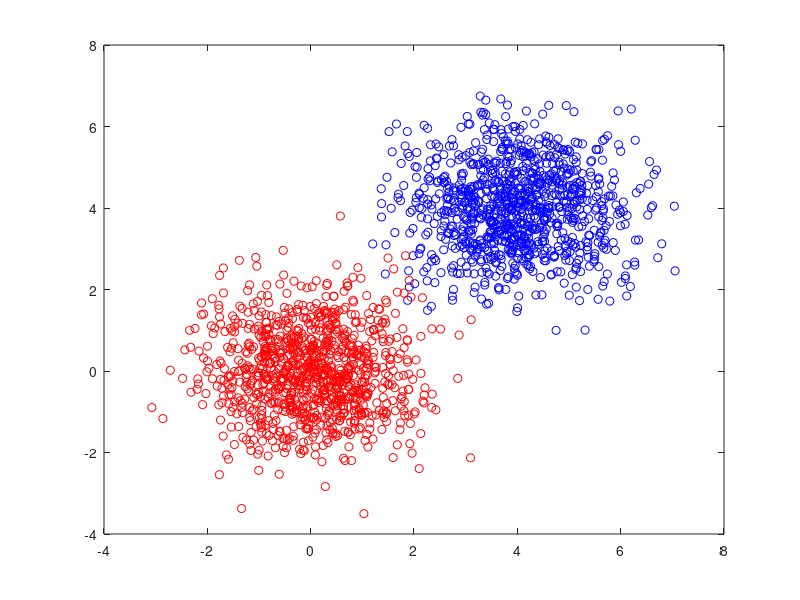

This chart was generated by the following MATLAB code: (Note: this script raises an error after producing the figure.)
%% Program to demonstrate perceptron learning rule
%
rng(50);                 % Seed random number generator for reproducibility
m1=1000;                 % number of samples in set 1
m2=m1;                	 % number of samples in set 2
m=m1+m2;				 % total number of samples
%
a=4;					 % Cluster 1 centered at position (4,4) 
b=0;					 % Cluster 2 centered at position (0,0) 
c1=repmat([a ; a], 1, m1);    % center of cluster 1 (4,4)
c2=repmat([b ; b], 1, m2);    % center of cluster 2 (0,0)
%
x1=c1+randn(2, m1);      % set 1 is a Gaussian cluster centered at c1
x2=c2+randn(2, m2);      % set 2 is a Gaussian cluster centered at c2

T1=ones(1, m1) ;         % Classes coded as 1 and 0
T2=zeros(1,m2);

T=cat(2,T1,T2);% Class labels
x=cat(2,x1,x2); % data points
%

fg =figure(1);
plot(x1(1,:), x1(2,:), 'ob')
hold on
plot(x2(1,:), x2(2,:), 'or')
% Setting axes with center in origin (0,0) in plotted variables.
ax = gca;
ax.XAxisLocation='origin';
ax.YAxisLocation='origin';
ax.LineWidth=2;
ax.FontSize=14;
box off
fg.Color='w';

%% Preceptron
j=randperm(m);% Random permutation of the data points
T=T(j);
x=x(:,j);

theta=1;% Threshold
eta=0.05;% learning rate
%
w=[.75;-.5];                % initial guess for weight vector



% Main for loop
% Visit the data points in random sequence to learn the weights
for i=1:m
   
    %%% follow instructions to complete for loop %%%
   proj = sum(x(:,i).*w);   
    % project the ith data point onto w and compute the output of the
    % perceptron
   if (proj - theta) >= 0
       fr = 1;
   else
       fr = 0;
   end
    % compute the update (delta w) to the weight vector under these two
    % conditions:
   if fr == T(i)
       % if the classification was correct:
       continue;
   else
       % if the classification was incorrect:
       if T(i) == 1
           w = w + eta * x(:,i);
       else
           w = w - eta * x(:,i);
       end
    % update the weight vector 
   end 
end

%% Your code to add  the decision boundary to figure (1) goes here%%

xmax = max( x(1,:));
xmin = min( x(1,:));

x = xmin : 0.5 : xmax;
y = ( 1 - w(1)*x ) / w(2); % W*U = Theta therefore w1x1 + w2x2 = theta

plot(x,y,'green','LineWidth', 2);

hold off

hold off


